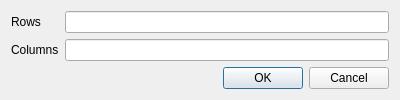
<?xml version="1.0" encoding="UTF-8"?>
<ui version="4.0">
 <class>Dialog</class>
 <widget class="QDialog" name="Dialog">
  <property name="geometry">
   <rect>
    <x>0</x>
    <y>0</y>
    <width>400</width>
    <height>96</height>
   </rect>
  </property>
  <property name="windowTitle">
   <string>Dialog</string>
  </property>
  <layout class="QVBoxLayout" name="verticalLayout">
   <item>
    <layout class="QFormLayout" name="formLayout">
     <item row="0" column="0">
      <widget class="QLabel" name="label_rows">
       <property name="text">
        <string>Rows</string>
       </property>
      </widget>
     </item>
     <item row="0" column="1">
      <widget class="QLineEdit" name="row_edit">
       <property name="inputMask">
        <string>09</string>
       </property>
      </widget>
     </item>
     <item row="2" column="1">
      <widget class="QLineEdit" name="col_edit">
       <property name="inputMask">
        <string>09</string>
       </property>
      </widget>
     </item>
     <item row="2" column="0">
      <widget class="QLabel" name="label_cols">
       <property name="text">
        <string>Columns</string>
       </property>
      </widget>
     </item>
    </layout>
   </item>
   <item>
    <widget class="QDialogButtonBox" name="buttonBox">
     <property name="orientation">
      <enum>Qt::Horizontal</enum>
     </property>
     <property name="standardButtons">
      <set>QDialogButtonBox::Cancel|QDialogButtonBox::Ok</set>
     </property>
    </widget>
   </item>
  </layout>
 </widget>
 <resources/>
 <connections>
  <connection>
   <sender>buttonBox</sender>
   <signal>accepted()</signal>
   <receiver>Dialog</receiver>
   <slot>accept()</slot>
   <hints>
    <hint type="sourcelabel">
     <x>248</x>
     <y>254</y>
    </hint>
    <hint type="destinationlabel">
     <x>157</x>
     <y>274</y>
    </hint>
   </hints>
  </connection>
  <connection>
   <sender>buttonBox</sender>
   <signal>rejected()</signal>
   <receiver>Dialog</receiver>
   <slot>reject()</slot>
   <hints>
    <hint type="sourcelabel">
     <x>316</x>
     <y>260</y>
    </hint>
    <hint type="destinationlabel">
     <x>286</x>
     <y>274</y>
    </hint>
   </hints>
  </connection>
 </connections>
</ui>
